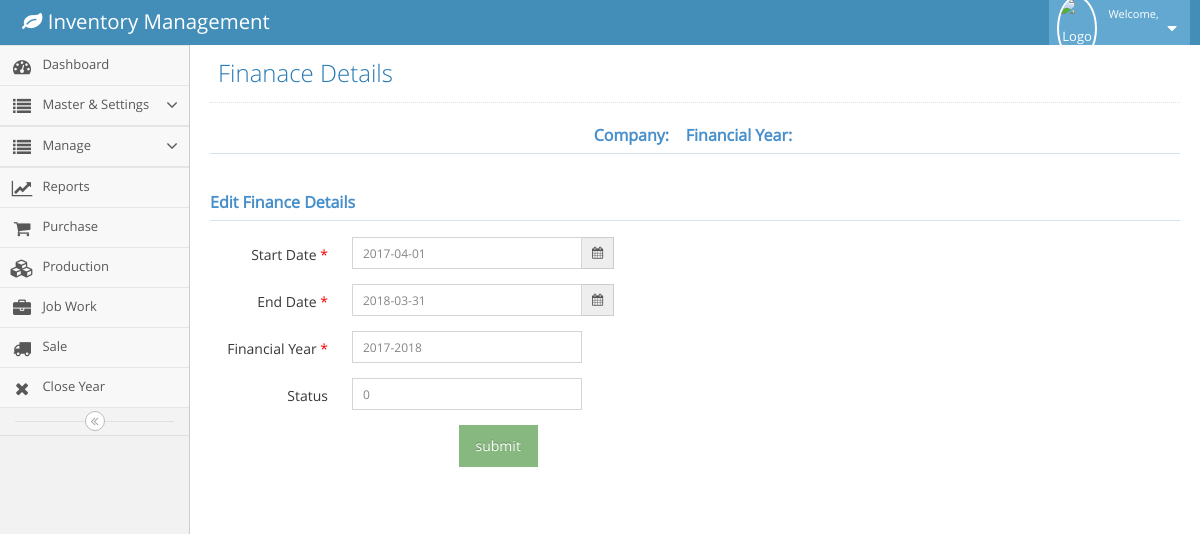
Screenshot of /editfinance.php?id=67 (signed in) with the database file from the repository.
### tables this page shows
CREATE TABLE `financialyear` (
  `id` int(11) NOT NULL,
  `startDate` date NOT NULL,
  `endDate` date NOT NULL,
  `fy` varchar(100) NOT NULL,
  `companyId` int(11) NOT NULL,
  `status` int(11) DEFAULT '0'
);

### editfinance.php (the view, shortened to what this page needs)
<!DOCTYPE html>
<?php
	include('config.php');
	$fy=$_SESSION['fy'];
	$company=$_SESSION['cname'];
	 $id=$_GET['id'];
 ?>
<html lang="en">
	<head>
		<link rel="stylesheet" href="assets/css/bootstrap.min.css" />
		<link rel="stylesheet" href="assets/font-awesome/4.5.0/css/font-awesome.min.css" />
		<link rel="stylesheet" href="assets/css/jquery-ui.min.css" />
		<link rel="stylesheet" href="assets/css/ace.min.css" class="ace-main-stylesheet" id="main-ace-style" />
		<link rel="stylesheet" href="assets/css/ace-skins.min.css" />
		<link rel="stylesheet" href="assets/css/ace-rtl.min.css" />
	</head>
	<body class="no-skin">
		<?php include('navbar.php') ?>
		<div class="main-container ace-save-state" id="main-container">
			<?php include('menubar.php') ?>
			<div class="main-content">
				<div class="main-content-inner">
					<div class="page-content">
						<div class="page-header">
							<h1>
								Finanace Details
							</h1>
						</div>
						<h5 class="header blue lighter bigger" align="center">
												<b>Company:&nbsp; <?php echo $company ?>  &nbsp;
												Financial Year:&nbsp; <?php echo $fy ?> </b>
											</h5>
						<div class="row">
							<div class="col-xs-12">
								<?php
													$query=mysqli_query($conn,"select * from financialyear where id='$id'");
													while($row=mysqli_fetch_array($query))
													{
														$strtdate=$row['startDate'];
														$enddate=$row['endDate'];
														$finyear=$row['fy'];
														$status=$row['status'];
														}
													?>
								<div class="row">
									<div class="col-sm-12">
										<form class="form-horizontal" method="POST" action="editfinanceprocess.php" class="pull-right">
									<h5 class="header blue lighter bigger"><b>
												<?php if(@isset($_GET['error'])){echo $_GET['error'];} else{echo 'Edit Finance Details';} ?></b>
											</h5>
										<label class="col-sm-1 control-label no-padding-left" for="form-field-1" style="width: 130px;"> Start Date <span style="color:red">*</span> </label>
										<div class="row">
											<div class="col-xs-3">
												<div class="input-group input-group-sm">
													<input type="text" id="datepicker" name='startdate'  value="<?php echo $strtdate ; ?>" class="form-control"  style="width: 230px;height: 32px;"/>
													<span class="input-group-addon">
														<i class="ace-icon fa fa-calendar" id="startdt"></i>
													</span>
												</div>
											</div>
										</div>
											<label class="col-sm-1 control-label no-padding-left" for="form-field-1" style="width: 130px; margin-top: 15px"> End Date <span style="color:red">*</span> </label>
										<div class="row">
											<div class="col-xs-3" >
												<div class="input-group input-group-sm" style="margin-top: 15px">
													<input type="text" id="datepicker1" name='enddate'  value="<?php echo $enddate ; ?>" class="form-control"  style="width: 230px;height: 32px;"/>
													<span class="input-group-addon">
														<i class="ace-icon fa fa-calendar" id="enddt" ></i>
													</span>
												</div>
											</div>
										</div>
										<label class="col-sm-1 control-label no-padding-left" for="form-field-1" style="width: 130px; margin-top: 15px"> Financial Year  <span style="color:red">*</span> </label>
										<div class="row">
											<div class="col-xs-6">
												<div class="input-group input-group-sm">
													<input type="text" id="fy" name='fy'  value="<?php echo $finyear ; ?>" class="form-control" style="width: 230px;height: 32px; margin-top: 15px" />
												</div>
											</div>
										</div>
										<label class="col-sm-1 control-label no-padding-left" for="form-field-1" style="width: 130px; margin-top: 15px""> Status </label>
										<div class="row">
											<div class="col-xs-6">
												<div class="input-group input-group-sm">
													<input type="text" id="status" name='status'  value="<?php echo $status ; ?>" class="form-control" style="width: 230px;height: 32px; margin-top: 15px" />
												</div>
											</div>
										</div>
										<div class="form-group">
									<div class="col-md-offset-3 col-md-9" style="width: 130px; margin-top: 15px">
										<input type="Submit" class="btn btn-bg btn-success" type="button" name="btnsubmit" value="submit"/>
									</div>
								</div>
									</div>
									</div>
								</div>
							</div>
						</div>
					</div>
				</div>
			</div>
	</body>
</html>

### rows the page displays
financialyear: startdate "2017-04-01", enddate "2018-03-31", fy "2017-2018", status "0"
